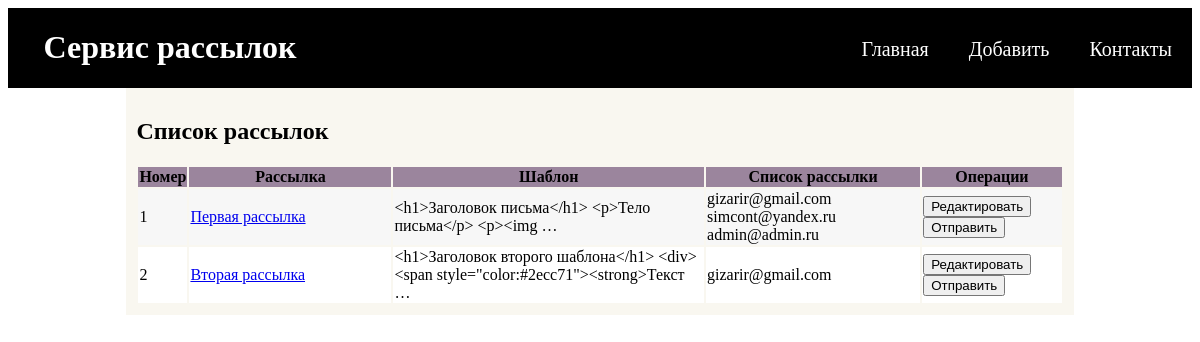
The app's page /, older data.
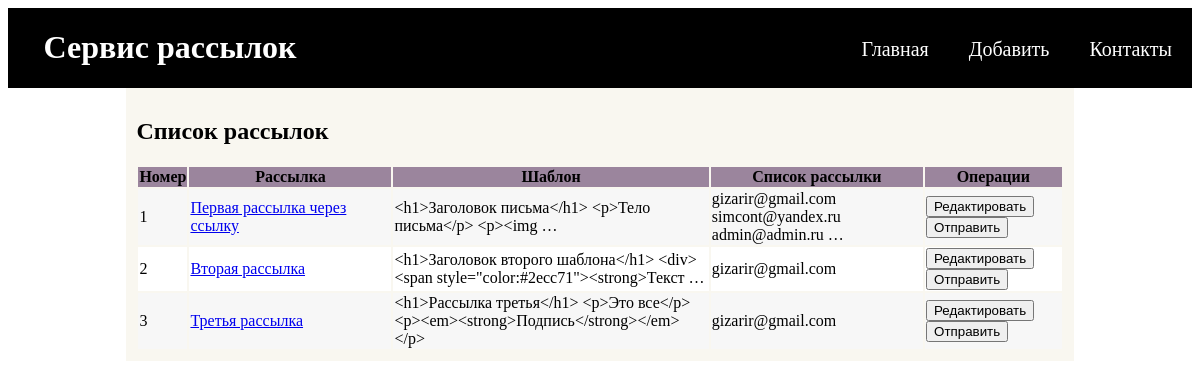
The same page, newer data.
### app/models.py (models this page shows, shortened)
class Mailing(models.Model):
    name = models.CharField(max_length=255, verbose_name="Имя рассылки")
    email_template = RichTextUploadingField(blank=True, default='', verbose_name="Шаблон")
    emails = models.TextField(blank=True, verbose_name="Список рассылки")
    def get_absolute_url(self):
        return reverse('detail_mailing', kwargs={'pk': self.pk})
    class Meta:
        verbose_name = 'Рассылка'
        verbose_name_plural = 'Рассылки'

### app/views.py (the view)
# urls.py: path('', MailingsView.as_view(), name='home'),
class MailingsView(ListView):
    model = Mailing
    template_name = 'app/list_mailings.html'
    context_object_name = 'mailings'
    def get_context_data(self, *, object_list=None, **kwargs):
        context = super().get_context_data(**kwargs)
        context['title']='Список рассылок'
        return context

### app/templates/app/list_mailings.html
{% extends 'base.html' %}
{% block content %}
  <div class="content-center">
    <h2>{{title}}</h2>
    {% if mailings %}
        <table id="table">
            <tr style="background-color: #9B859D">
                <th>Номер</th>
                <th>Рассылка</th>
                <th>Шаблон</th>
                <th>Список рассылки</th>
                <th>Операции</th>
            </tr>
            {% for m in mailings %}
            <tr>
                <td>{{ m.pk }}</td>
                <td style="width: 200px"><a href="{{ m.get_absolute_url }}">{{m.name}}</a></td>
                <td>{{m.email_template|truncatewords:5}}</td>
                <td style="text-align:left">{{m.emails|truncatewords:3}}</td>
                <td>
                    <a href="{% url 'update_mailing' m.pk %}"><button>Редактировать</button></a>
                    <a href="{% url 'send_mailing' m.pk %}"><button>Отправить</button></a>
                </td>
            </tr>
            {% endfor %}
        </table>
    {% else %}
        <h3>Рассылок не найдено</h3>
    {% endif %}
  </div>
{% endblock %}

Row changes from the older to the newer data that the page shows:
changed Mailing "<h1>Заголовок письма</h1> <p>Тело письма</p> <p><img …": name "Первая рассылка" → "Первая рассылка через ссылку"; emails "gizarir@gmail.com simcont@yandex.ru admin@admin.ru" → "gizarir@gmail.com simcont@yandex.ru admin@admin.ru …"
added Mailing: pk "3", name "Третья рассылка", email_template "<h1>Рассылка третья</h1> <p>Это все</p> <p><em><strong>Подпись</strong></em></p>", emails "gizarir@gmail.com"
